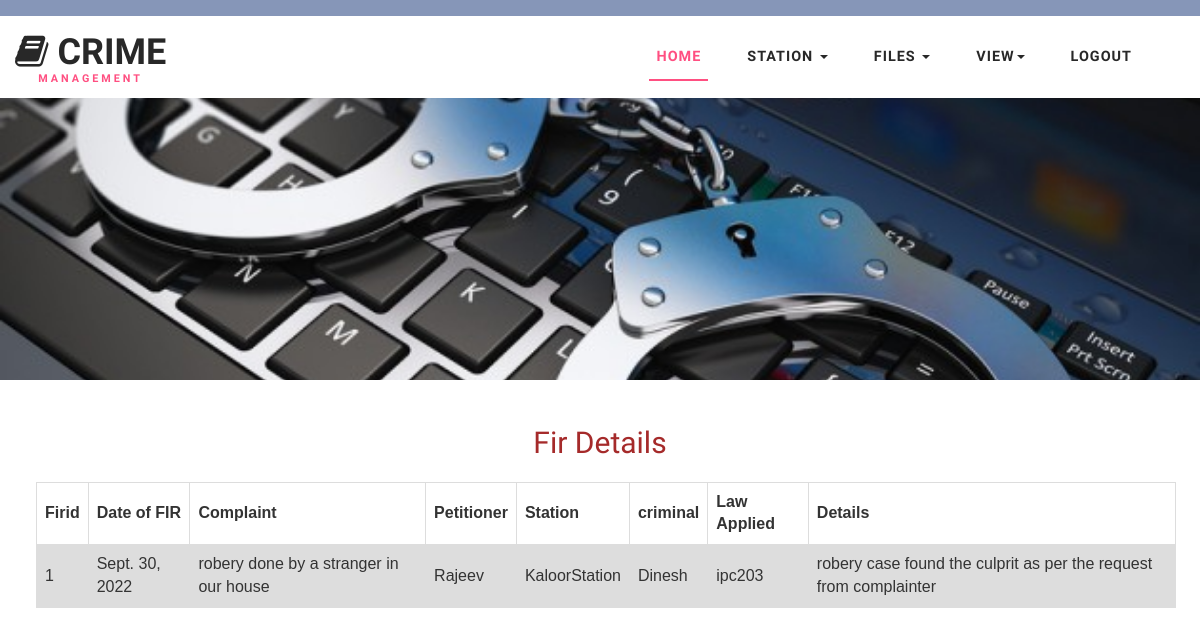
The page /adminviewfirdetails?id=1 on the database its author committed.
### crimeapp/models.py (models this page shows)
class Fir(models.Model):
    cid=models.ForeignKey(Complaint,on_delete=models.CASCADE,blank=True,null=True)
    crid=models.ForeignKey(Criminal,on_delete=models.CASCADE,blank=True,null=True)
    firdate=models.DateField(auto_now=True)
    lawapplied=models.CharField(max_length=100)
    details=models.CharField(max_length=100)

class Complaint(models.Model):
    sid=models.ForeignKey(Station,on_delete=models.CASCADE,blank=True,null=True)
    pid=models.ForeignKey(Publicuser,on_delete=models.CASCADE,blank=True,null=True)
    comptitle=models.CharField(max_length=100)
    desc=models.CharField(max_length=100)
    identification=models.CharField(max_length=100)
    cdate=models.DateField(auto_now=True)
    status=models.CharField(max_length=100)

class Publicuser(models.Model):
    name=models.CharField(max_length=100)
    address=models.CharField(max_length=100)
    email=models.CharField(max_length=100)
    contact=models.CharField(max_length=100)
    vid=models.CharField(max_length=100,null=True)
    aid=models.CharField(max_length=100,null=True)

class Station(models.Model):
    name=models.CharField(max_length=100)
    address=models.CharField(max_length=100)
    email=models.CharField(max_length=100)
    contact=models.CharField(max_length=100)
    district=models.CharField(max_length=100,null=True)

class Criminal(models.Model):
    name=models.CharField(max_length=100)
    age=models.CharField(max_length=100,null=True)
    height=models.CharField(max_length=100,null=True)
    weight=models.CharField(max_length=100,null=True)
    gender=models.CharField(max_length=100,null=True)
    address=models.CharField(max_length=100,null=True)
    contact=models.CharField(max_length=100,null=True)
    identification=models.CharField(max_length=100)
    nickname=models.CharField(max_length=100,null=True)
    optype=models.CharField(max_length=100,null=True)
    photo=models.ImageField()
    thumb=models.ImageField(null=True)

### crimeapp/views.py (the view)
# urls.py: path('adminviewfirdetails', views.adminviewfirdetails),
def adminviewfirdetails(request):
    id=request.GET.get('id')
    data = Fir.objects.filter(id=id)
    return render(request, 'adminviewfirdetails.html', {'data': data})

### template/adminviewfirdetails.html (shortened to what this page needs)
{% extends 'adminheader.html' %}
{% block content1 %}
<form method="POST">
<br>
<br>
<h2 align="center" style="color:brown">Fir Details</h2>
<br>
<table class="customers">
<tr>
    <th>Firid</th>
    <th>Date of FIR</th>
    <th>Complaint</th>
    <th>Petitioner</th>
    <th>Station</th>
    <th>criminal</th>
    <th>Law Applied</th>
    <th>Details</th>
</tr>
    {% for x in data %}
    <tr>
        <td>{{x.id}}</td>
        <td>{{x.firdate}}</td>
        <td>{{x.cid.desc}}</td>
        <td>{{x.cid.pid.name}}</td>
        <td>{{x.cid.sid.name}}</td>
        <td>{{x.crid.name}}</td>
        <td>{{x.lawapplied}}</td>
        <td>{{x.details}}</td>
        </tr>
    {% endfor %}
</table>
<br>
<br>
<br>
<br>
<br>
<br>
<br>
<br>
</form>
{% endblock %}

### static/css/style.css (style rules this page uses)
html, body { margin: 0; font-size: 100%; background: #fff; font-family: 'Work Sans', sans-serif; }
h1, h2, h3, h4, h5, h6 { margin: 0; font-family: 'Work Sans', sans-serif; }

### template/adminviewfirdetails.html (style rules this page uses)
table { font-family: arial, sans-serif; border-collapse: collapse; width: 95%; margin-left: 3%; border: #000000; }
td, th { border: 1px solid #dddddd; text-align: left; padding: 8px; }
tr:nth-child(even) { background-color: #dddddd; }

### rows shown on the page
Fir: id "1", firdate "Sept. 30, 2022", cid.desc "robery done by a stranger in our house", cid.pid.name "Rajeev", cid.sid.name "KaloorStation", crid.name "Dinesh", lawapplied "ipc203", details "robery case found the culprit as per the request from complainter"
